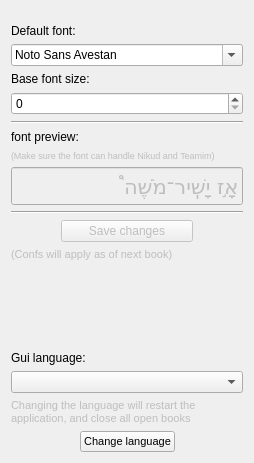
             <widget class="QWidget" name="scrollAreaWidgetContents">
              <property name="geometry">
               <rect>
                <x>0</x>
                <y>0</y>
                <width>254</width>
                <height>463</height>
               </rect>
              </property>
              <layout class="QVBoxLayout" name="verticalLayout_7">
               <property name="spacing">
                <number>-1</number>
               </property>
               <property name="topMargin">
                <number>24</number>
               </property>
               <item>
                <widget class="QLabel" name="label_9">
                 <property name="text">
                  <string>Default font:</string>
                 </property>
                </widget>
               </item>
               <item>
                <widget class="QFontComboBox" name="fontComboBox">
                 <property name="layoutDirection">
                  <enum>Qt::LeftToRight</enum>
                 </property>
                 <property name="styleSheet">
                  <string>font: 8pt &quot;Sans Serif&quot;;</string>
                 </property>
                 <property name="currentIndex">
                  <number>124</number>
                 </property>
                 <property name="sizeAdjustPolicy">
                  <enum>QComboBox::AdjustToContentsOnFirstShow</enum>
                 </property>
                 <property name="writingSystem">
                  <enum>QFontDatabase::Any</enum>
                 </property>
                 <property name="currentFont">
                  <font>
                   <family>Nachlieli CLM</family>
                  </font>
                 </property>
                </widget>
               </item>
               <item>
                <widget class="QLabel" name="label_4">
                 <property name="text">
                  <string>Base font size:</string>
                 </property>
                </widget>
               </item>
               <item>
                <widget class="QSpinBox" name="fonSizeSpinBox"/>
               </item>
               <item>
                <widget class="Line" name="line_2">
                 <property name="orientation">
                  <enum>Qt::Horizontal</enum>
                 </property>
                </widget>
               </item>
               <item>
                <widget class="QLabel" name="label_6">
                 <property name="text">
                  <string>font preview:</string>
                 </property>
                </widget>
               </item>
               <item>
                <widget class="QLabel" name="label_3">
                 <property name="enabled">
                  <bool>false</bool>
                 </property>
                 <property name="font">
                  <font>
                   <pointsize>7</pointsize>
                  </font>
                 </property>
                 <property name="text">
                  <string>(Make sure the font can handle Nikud and Teamim)</string>
                 </property>
                 <property name="wordWrap">
                  <bool>true</bool>
                 </property>
                </widget>
               </item>
               <item>
                <widget class="QLineEdit" name="fontPreview">
                 <property name="enabled">
                  <bool>false</bool>
                 </property>
                 <property name="font">
                  <font>
                   <family>Nachlieli CLM</family>
                   <pointsize>16</pointsize>
                  </font>
                 </property>
                 <property name="layoutDirection">
                  <enum>Qt::RightToLeft</enum>
                 </property>
                 <property name="text">
                  <string>אָ֣ז יָשִֽׁיר־מֹשֶׁה֩</string>
                 </property>
                </widget>
               </item>
               <item>
                <widget class="Line" name="line_3">
                 <property name="orientation">
                  <enum>Qt::Horizontal</enum>
                 </property>
                </widget>
               </item>
               <item>
                <layout class="QHBoxLayout" name="horizontalLayout_6">
                 <property name="topMargin">
                  <number>0</number>
                 </property>
                 <item>
                  <spacer name="horizontalSpacer_2">
                   <property name="orientation">
                    <enum>Qt::Horizontal</enum>
                   </property>
                   <property name="sizeType">
                    <enum>QSizePolicy::Maximum</enum>
                   </property>
                   <property name="sizeHint" stdset="0">
                    <size>
                     <width>50</width>
                     <height>20</height>
                    </size>
                   </property>
                  </spacer>
                 </item>
                 <item>
                  <widget class="QPushButton" name="saveConf">
                   <property name="enabled">
                    <bool>false</bool>
                   </property>
                   <property name="layoutDirection">
                    <enum>Qt::RightToLeft</enum>
                   </property>
                   <property name="text">
                    <string>Save changes</string>
                   </property>
                   <property name="icon">
                    <iconset resource="Orayta.qrc">
                     <normaloff>:/Icons/configure.png</normaloff>:/Icons/configure.png</iconset>
                   </property>
                  </widget>
                 </item>
                 <item>
                  <spacer name="horizontalSpacer_5">
                   <property name="orientation">
                    <enum>Qt::Horizontal</enum>
                   </property>
                   <property name="sizeType">
                    <enum>QSizePolicy::Maximum</enum>
                   </property>
                   <property name="sizeHint" stdset="0">
                    <size>
                     <width>50</width>
                     <height>20</height>
                    </size>
                   </property>
                  </spacer>
                 </item>
                </layout>
               </item>
               <item>
                <widget class="QLabel" name="label_5">
                 <property name="enabled">
                  <bool>false</bool>
                 </property>
                 <property name="font">
                  <font>
                   <pointsize>8</pointsize>
                  </font>
                 </property>
                 <property name="text">
                  <string>(Confs will apply as of next book)</string>
                 </property>
                </widget>
               </item>
               <item>
                <spacer name="verticalSpacer">
                 <property name="orientation">
                  <enum>Qt::Vertical</enum>
                 </property>
                 <property name="sizeHint" stdset="0">
                  <size>
                   <width>20</width>
                   <height>40</height>
                  </size>
                 </property>
                </spacer>
               </item>
               <item>
                <widget class="QLabel" name="label_7">
                 <property name="text">
                  <string>Gui language:</string>
                 </property>
                </widget>
               </item>
               <item>
                <widget class="QComboBox" name="langComboBox"/>
               </item>
               <item>
                <widget class="QLabel" name="label_8">
                 <property name="enabled">
                  <bool>false</bool>
                 </property>
                 <property name="font">
                  <font>
                   <pointsize>8</pointsize>
                  </font>
                 </property>
                 <property name="text">
                  <string>Changing the language will restart the application, and close all open books</string>
                 </property>
                 <property name="scaledContents">
                  <bool>false</bool>
                 </property>
                 <property name="wordWrap">
                  <bool>true</bool>
                 </property>
                </widget>
               </item>
               <item>
                <layout class="QHBoxLayout" name="horizontalLayout_7">
                 <property name="topMargin">
                  <number>0</number>
                 </property>
                 <item>
                  <spacer name="horizontalSpacer_6">
                   <property name="orientation">
                    <enum>Qt::Horizontal</enum>
                   </property>
                   <property name="sizeHint" stdset="0">
                    <size>
                     <width>40</width>
                     <height>20</height>
                    </size>
                   </property>
                  </spacer>
                 </item>
                 <item>
                  <widget class="QPushButton" name="changeLangButton">
                   <property name="font">
                    <font>
                     <pointsize>8</pointsize>
                    </font>
                   </property>
                   <property name="text">
                    <string>Change language</string>
                   </property>
                  </widget>
                 </item>
                 <item>
                  <spacer name="horizontalSpacer_7">
                   <property name="orientation">
                    <enum>Qt::Horizontal</enum>
                   </property>
                   <property name="sizeHint" stdset="0">
                    <size>
                     <width>40</width>
                     <height>20</height>
                    </size>
                   </property>
                  </spacer>
                 </item>
                </layout>
               </item>
              </layout>
             </widget>
